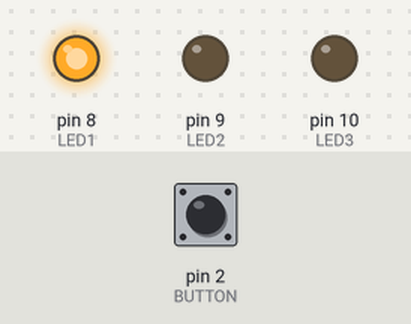
A sketch run on a simulated Arduino Uno, built with avr-gcc and run on an emulated ATmega328P. On the bench: output pins drawn as LEDs (lit = HIGH). Inputs (shaded band) come from the test bench; at power-on: pin 2 (BUTTON) LOW.

Above: at 1.2 s.
1.3 s: pin 2 (BUTTON) pulled HIGH for 1 s
At 3.4 s:
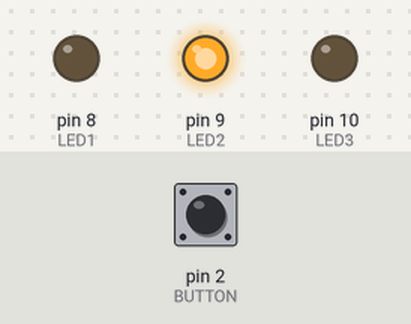
4.3 s: pin 2 (BUTTON) pulled HIGH for 0.15 s
At 5.1 s:
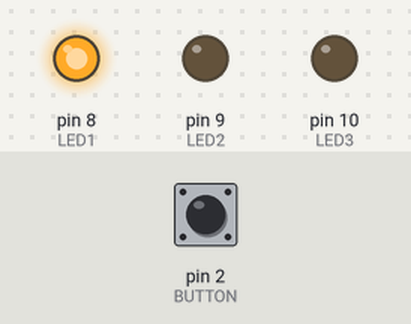
5.9 s: pin 2 (BUTTON) pulled HIGH for 3.2 s
At 9.8 s:
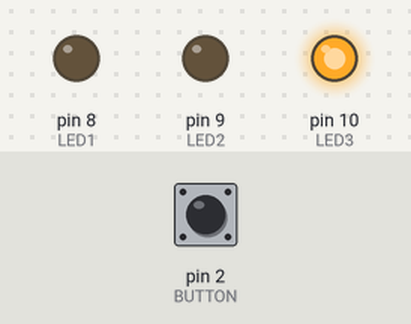
Timing chart, 0 to 11.3 s (numbered marks = the images above; inputs shaded):
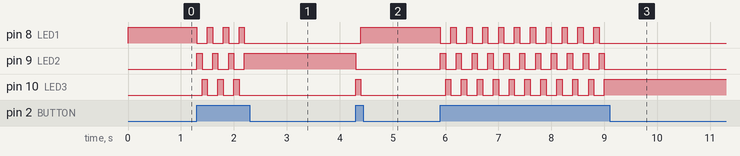

The sketch:

SwitchLED.ino
```cpp
// (licence header left out)
int LED1 = 8;
int LED2 = 9;
int LED3 = 10;

int BUTTON = 2;

int STATUS = 0;

void setup()
{
  pinMode(BUTTON, INPUT);
  pinMode(LED1, OUTPUT);
  pinMode(LED2, OUTPUT);
  pinMode(LED3, OUTPUT);
}

void loop()
{
  if (digitalRead(BUTTON) == HIGH)
  {
    STATUS = STATUS + 1;
    if (STATUS >=3 )
    {
      STATUS = 0;
    }
  }

  switch(STATUS)
  {
    case 0:
      digitalWrite(LED1,HIGH);
      digitalWrite(LED2,LOW);
      digitalWrite(LED3,LOW);
      break;
    case 1:
      digitalWrite(LED1,LOW);
      digitalWrite(LED2,HIGH);
      digitalWrite(LED3,LOW);
      break;
    case 2:
      digitalWrite(LED1,LOW);
      digitalWrite(LED2,LOW);
      digitalWrite(LED3,HIGH);
      break;
  }
  delay(100);

}
```

Measured:
- after the input at 1.3 s, pin 8 (LED1): alternates HIGH for 0.10 s and LOW for 0.20 s, 7 changes in all, then stays LOW, starting at once; pin 9 (LED2): alternates HIGH for 0.10 s and LOW for 0.20 s, 7 changes in all, then stays HIGH, starting at once
- after the input at 4.3 s, pin 8 (LED1): LOW → HIGH after 0.10 s; pin 9 (LED2): HIGH → LOW at once; pin 10 (LED3): LOW → HIGH at once, → LOW 0.10 s later
- after the input at 5.9 s, pin 8 (LED1): alternates HIGH for 0.10 s and LOW for 0.20 s, 21 changes in all, then stays LOW, starting at once; pin 9 (LED2): alternates HIGH for 0.10 s and LOW for 0.20 s, 22 changes in all, then stays LOW, starting at once
